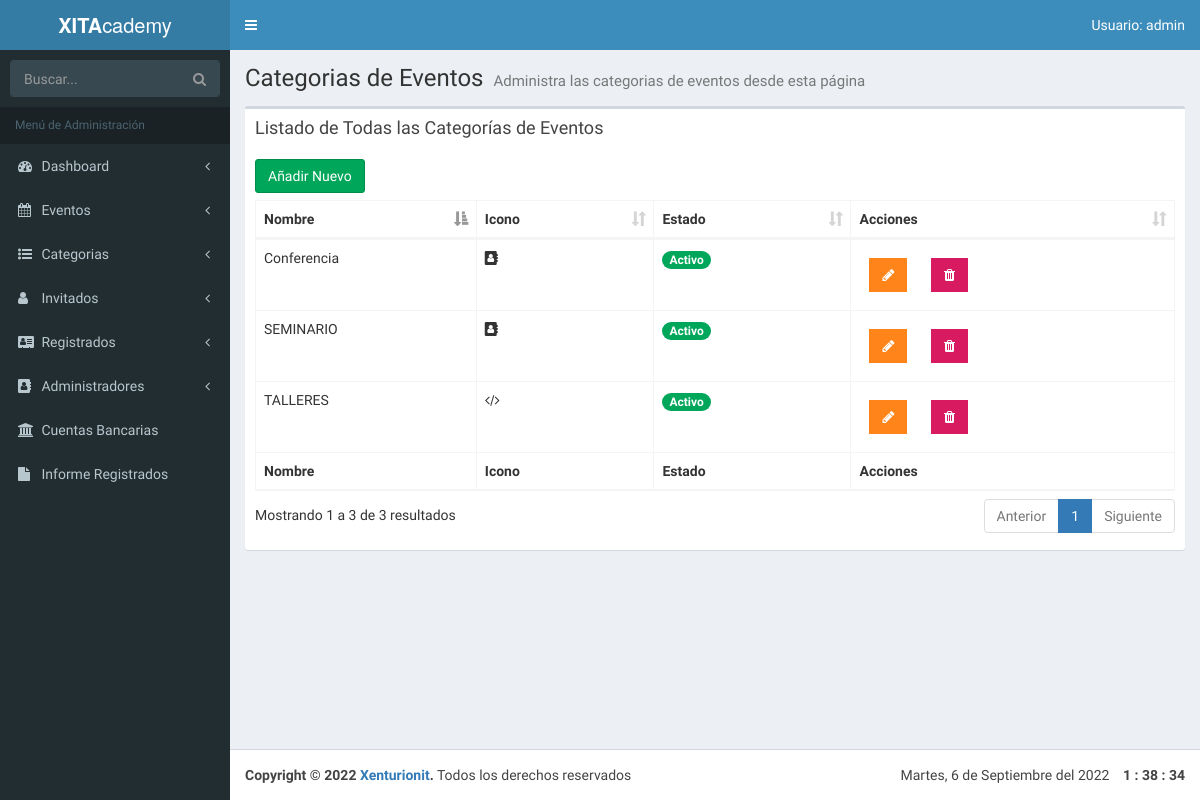
The page /admin/lista-categorias.php (signed in) on the database as committed earlier.
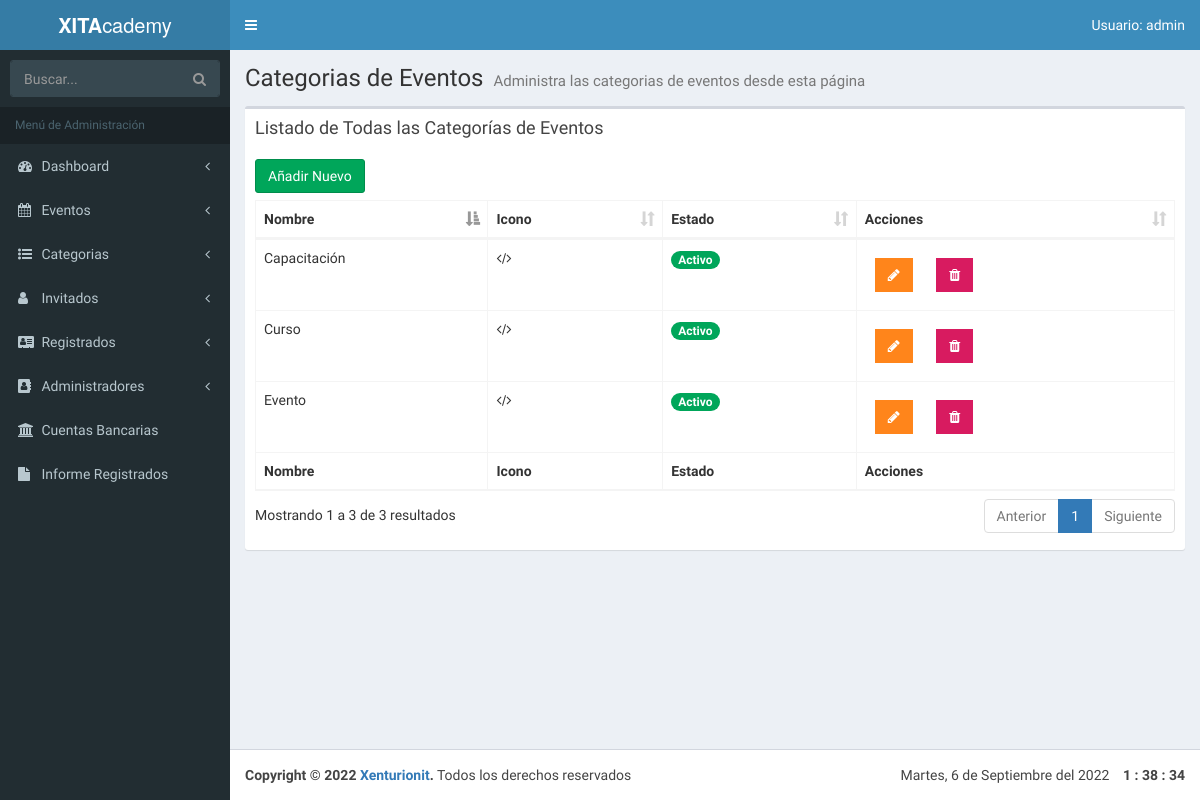
The same page on the database as committed later.
### tables this page shows
CREATE TABLE `categoria_evento` (
  `id_categoria` tinyint(10) NOT NULL AUTO_INCREMENT,
  `cat_evento` varchar(50) NOT NULL,
  `icono` varchar(15) NOT NULL,
  `actualizado` datetime NOT NULL,
  `estado_categoria` tinyint(1) DEFAULT NULL,
  PRIMARY KEY (`id_categoria`)
);

### admin/lista-categorias.php (the view, shortened to what this page needs)
<?php
include_once 'funciones/funciones.php';
include_once 'templates/header.php'; ?>
<body class="hold-transition skin-blue fixed sidebar-mini">
<div class="wrapper">
    <?php include_once 'templates/barra.php'; ?>
    <?php include_once 'templates/navegacion.php'; ?>
  <div class="content-wrapper">
    <section class="content-header">
      <h1>
        Categorias de Eventos
        <small>Administra las categorias de eventos desde esta página</small>
      </h1>
    </section>
    <section class="content">
    <div class="row">
      <div class="col-xs-12">
        <div class="box">
          <div class="box-header">
            <h3 class="box-title">Listado de Todas las Categorías de Eventos</h3>
          </div>
          <div class="box-body">
            <a href="nuevo-categoria.php" class="btn btn-success">Añadir Nuevo</a>
            <table id="registros" class="table table-bordered table-hover">
                <thead>
                        <tr>
                            <th>Nombre</th>
                            <th>Icono</th>
                            <th>Estado</th>
                            <?php if($_SESSION['nivel'] == 1): ?>
                                <th>Acciones</th>
                            <?php endif; ?>
                        </tr>
                </thead>
                <tbody>
                <?php
                  try {
                    $sql = "SELECT * FROM categoria_evento WHERE estado_categoria = 1";
                    $resultado = $conn->query($sql);
                  } catch (Exception $e) {
                    $error = $e->getMessage();
                  }
                  while($categoria = $resultado->fetch_assoc() ) {  ?>
                      <tr>
                              <td>
                                  <?php echo $categoria['cat_evento'];?>
                              </td>
                              <td><i class="fa <?php echo $categoria['icono']; ?>"><i></td>
                              <td>
                                  <?php $estado = $categoria['estado_categoria'];
                                  if($estado == 1):
                                  echo ' ' . '<span class="badge bg-green">Activo</span>';
                                  else:
                                  echo  ' ' . '<span class="badge bg-red">Inactivo</span>';
                                  endif;?>
                              </td>
                      <?php if($_SESSION['nivel'] == 1): ?>
                              <td>
                                  <a href="editar-categoria.php?id=<?php echo $categoria['id_categoria']; ?>" type="button" class="btn bg-orange btn-flat margin"> <i class="fa fa-pencil" aria-hidden="true"></i></a>
                                  <a href="#" data-id="<?php echo $categoria['id_categoria']; ?>" data-tipo="categoria" type="button" class="btn bg-maroon btn-flat margin borrar_registro"><i class="fa fa-trash" aria-hidden="true"></i></a>
                             </td>
                      <?php endif; ?>
                      </tr>
                  <?php } ?>
                </tbody>
                <tfoot>
                      <tr>
                            <th>Nombre</th>
                            <th>Icono</th>
                            <th>Estado</th>
                          <?php if($_SESSION['nivel'] == 1): ?>
                              <th>Acciones</th>
                          <?php endif; ?>
                      </tr>
                </tfoot>
            </table>
          </div>
        </div>
      </div>
    </div>
  </section>
  </div>
<?php
  include_once 'templates/footer.php';
  include_once 'templates/footer-scripts.php';
?>

Rows that differ between the two databases and show on the page:
changed categoria_evento: cat_evento "SEMINARIO" → "Curso"; icono "fa-address-book" → "fa-code" (drawn)
changed categoria_evento: cat_evento "Conferencia" → "Capacitación"; icono "fa-address-book" → "fa-code" (drawn)
changed categoria_evento: cat_evento "TALLERES" → "Evento"
